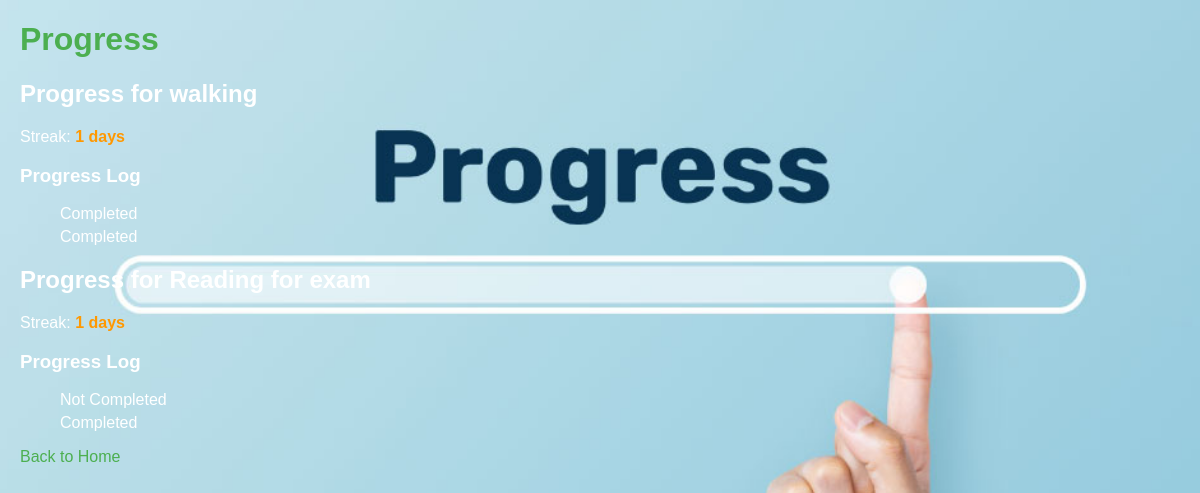
The page /view_progress on the database as committed earlier.
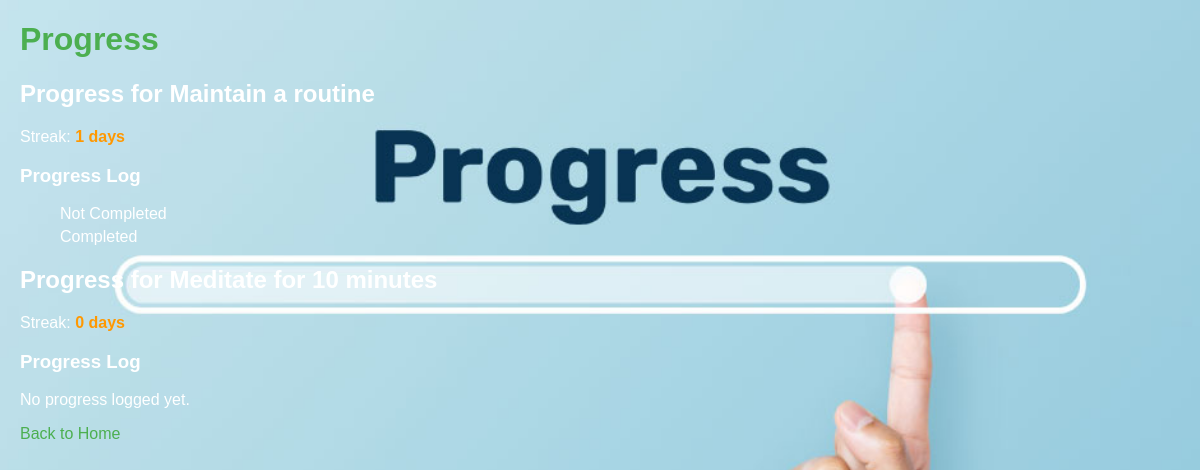
The same page on the database as committed later.
### habit_tracker.py (models this page shows, shortened)
class Habit(db.Model):
    id = db.Column(db.Integer, primary_key=True)
    name = db.Column(db.String(100), nullable=False)
    description = db.Column(db.String(200), nullable=True)
    frequency = db.Column(db.String(50), nullable=False)
    start_date = db.Column(db.String(50), nullable=False, default=datetime.now().strftime("%Y-%m-%d"))
    priority = db.Column(db.String(20), nullable=False, default="Medium")

class Progress(db.Model):
    id = db.Column(db.Integer, primary_key=True)
    habit_id = db.Column(db.Integer, db.ForeignKey('habit.id'), nullable=False)
    date = db.Column(db.String(50), nullable=False)
    completed = db.Column(db.Boolean, nullable=False)
    notes = db.Column(db.String(200), nullable=True)
    habit = db.relationship('Habit', backref=db.backref('progress', lazy=True))

### habit_tracker.py (the view)
@app.route('/view_progress')
def view_progress():
    habits = Habit.query.all()
    progress_data = {}
    for habit in habits:
        progress = Progress.query.filter_by(habit_id=habit.id).all()
        streak = calculate_streak(progress)
        progress_data[habit.name] = {'progress': progress, 'streak': streak}
    return render_template('view_progress.html', progress_data=progress_data)

### habit_tracker.py (called while the page is built)
def calculate_streak(progress_entries):
    progress_dates = [entry.date for entry in progress_entries if entry.completed]
    streak = 0
    current_streak = 0
    last_date = None
    for date in sorted(progress_dates):
        if last_date:
            if (datetime.strptime(date, "%Y-%m-%d") - datetime.strptime(last_date, "%Y-%m-%d")).days == 1:
                current_streak += 1
            else:
                current_streak = 1
        else:
            current_streak = 1
        last_date = date
        streak = max(streak, current_streak)
    return streak

@app.context_processor
def inject_functions():
    return dict(calculate_streak=calculate_streak)

### templates/view_progress.html (shortened to what this page needs)
<!DOCTYPE html>
<html lang="en">
<head>
</head>
<body>
    <h1>Progress</h1>
    {% for habit_name, data in progress_data.items() %}
        <h2>Progress for {{ habit_name }}</h2>
        <p>Streak: <span class="streak">{{ data['streak'] }} days</span></p>
        <h3>Progress Log</h3>
        {% if data['progress'] %}
            <ul>
                {% for record in data['progress'] %}
                    <li>{% if record.completed %} Completed {% else %} Not Completed {% endif %}</li>
                {% endfor %}
            </ul>
        {% else %}
            <p>No progress logged yet.</p>
        {% endif %}
    {% endfor %}
    <a href="{{ url_for('index') }}">Back to Home</a>
</body>
</html>

Rows that differ between the two databases and show on the page:
removed Progress: completed "Not Completed", shown under Habit "Reading for exam"
removed Progress: completed "Completed", shown under Habit "Reading for exam"
changed Habit id 1: name "walking" → "Maintain a routine"
changed Progress (number 1 of 2 on the later page): completed "Completed" → "Not Completed"
changed Habit: name "Reading for exam" → "Meditate for 10 minutes"; streak "1" → "0"; now shows "No progress logged yet."
